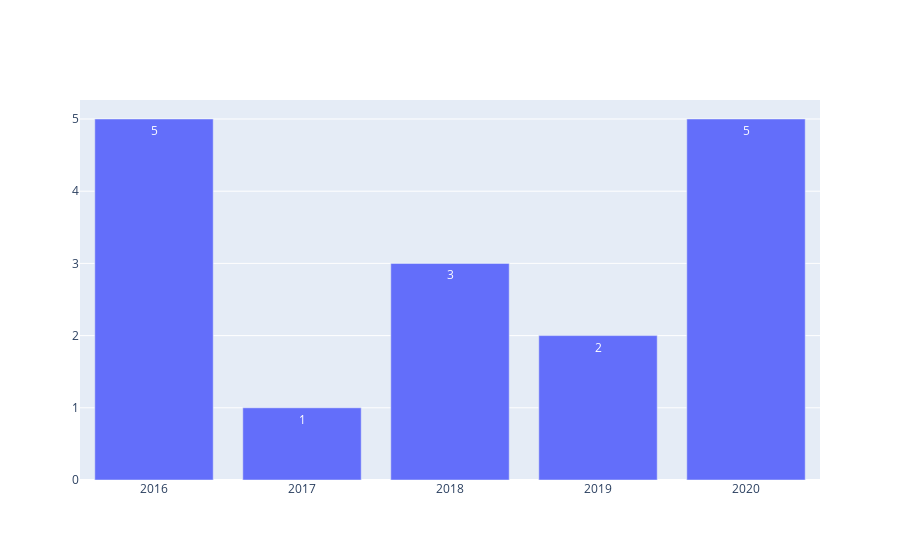

Notebook code for this chart:
### Code cell
df2 = df1[df1['Application under Test']=='Windows4']
df2.drop_duplicates(subset='year', keep="first",inplace = True)
fig = go.Figure(data=[go.Bar(x=df2.year, y=df2['count'], text = df2['count'],textposition='auto')])
fig.show()

### Figure 1 — Plotly figure (JSON) as saved in the notebook; plotly's stock layout.template omitted (floating-point values rounded to 4 significant figures)
{"data": [{"text": [5, 1, 3, 2, 5], "textposition": "auto", "type": "bar", "x": [2016, 2017, 2018, 2019, 2020], "y": [5, 1, 3, 2, 5]}], "layout": {}}
